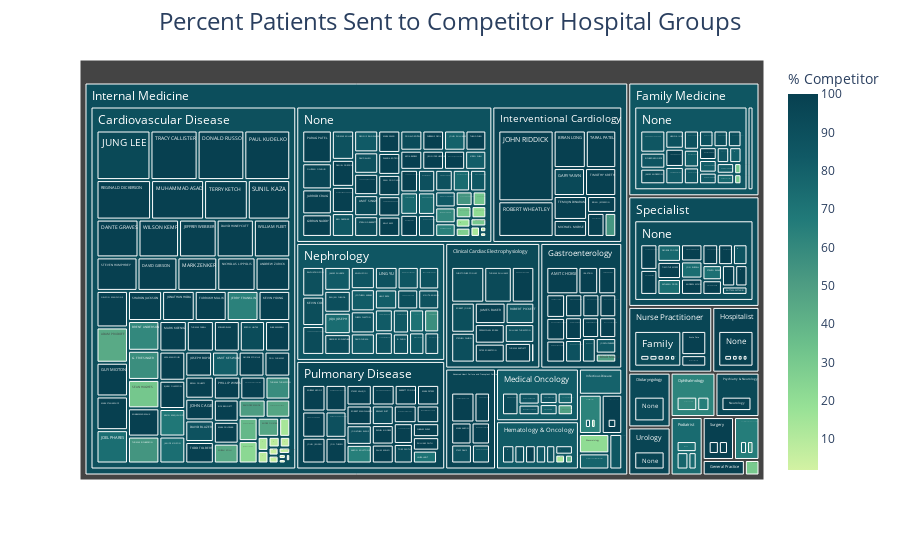

Here is the notebook cell this chart was saved with:
### Code cell
test_vis = px.treemap(test, path=['Classification', 'Specialization', 'Name'], values='non_vandy_patients',
                color='pct_competition', 
                hover_data=['Name', 'Classification', 'Specialization', 'provider_business_address_1',
                           'provider_business_address_2', 'provider_business_city',
                           'provider_business_state', 'provider_business_zip5', 'total_patients'],
                color_continuous_scale='Emrld',
                labels=({"pct_competition": "% Competitor",
                        "provider_business_address_1": "Address Line 1",
                        "provider_business_address_2": "Address Line 2",
                        "provider_business_city": "City",
                        "provider_business_state": "State",
                        "provider_business_zip5": "Zip",
                        "total_patients": "Total Patients"})
)
test_vis.update_layout(title_text='Percent Patients Sent to Competitor Hospital Groups', title_x=0.5,
                                 title_font_size=24)
test_vis.show()
#percent_competition.write_html("/Users/mattparker/Documents/nss_projects/hcbb_hop_team-3m/notebooks/percent_competition_radiology.html")
py.plot(test_vis, filename = 'percent_competition', auto_open=True)

### Figure 1 — Plotly figure (JSON) as saved in the notebook; plotly's stock layout.template omitted (floating-point values rounded to 4 significant figures; data arrays with more than 128 entries replaced by an {"elided": "..."} marker saying what was removed)
{"data": [{"branchvalues": "total", "customdata": {"elided": "367x10 mixed values"}, "domain": {"x": [0, 1], "y": [0, 1]}, "hovertemplate": "labels=%{label}<br>non_vandy_patients=%{value}<br>parent=%{parent}<br>id=%{id}<br>Name=%{customdata[0]}<br>Classification=%{customdata[1]}<br>Specialization=%{customdata[2]}<br>Address Line 1=%{customdata[3]}<br>Address Line 2=%{customdata[4]}<br>City=%{customdata[5]}<br>State=%{customdata[6]}<br>Zip=%{customdata[7]}<br>Total Patients=%{customdata[8]}<br>% Competitor=%{color}<extra></extra>", "ids": {"elided": "367 str values"}, "labels": {"elided": "367 str values"}, "marker": {"coloraxis": "coloraxis", "colors": {"elided": "367 float values"}}, "name": "", "parents": {"elided": "367 str values"}, "type": "treemap", "values": {"elided": "367 int values"}}], "layout": {"coloraxis": {"colorbar": {"title": {"text": "% Competitor"}}, "colorscale": [[0, "rgb(211, 242, 163)"], [0.1667, "rgb(151, 225, 150)"], [0.3333, "rgb(108, 192, 139)"], [0.5, "rgb(76, 155, 130)"], [0.6667, "rgb(33, 122, 121)"], [0.8333, "rgb(16, 89, 101)"], [1, "rgb(7, 64, 80)"]]}, "legend": {"tracegroupgap": 0}, "margin": {"t": 60}, "title": {"font": {"size": 24}, "text": "Percent Patients Sent to Competitor Hospital Groups", "x": 0.5}}}
